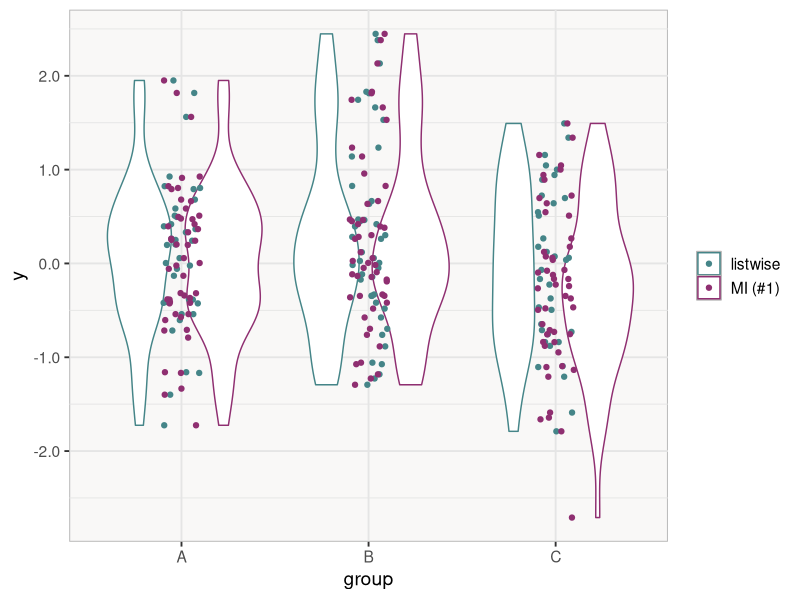

Write R code to recreate this figure.
## ---- chunk 1
library(knitr)
library(ggplot2)

opts_chunk$set(background="#ffffff", comment="#", collapse=FALSE, 
               fig.width=10, fig.height=6, warning=FALSE, message=FALSE)
options(width=86, digits=3)

gruvy <- theme_gray(base_size=14) +
         theme(panel.background=element_rect(fill="#f9f8f7", colour="#b5b5b5"),
               panel.grid.major=element_line(colour="#e5e5e5"),
               panel.grid.minor=element_line(colour="#e5e5e5"))

set.seed(123)
## ---- chunk 2
n <- 50
f <- .25
p <- c(-1/2,1,-1/2)

sigma2x <- 1
sigma2y <- 1
rhoxy <- .70

pmd <- .20
lambda <- .707

k <- 3
N <- n*k

sigma2tau <- f^2/(1+f^2)
sigma2eps <- 1 - sigma2tau
d <- sqrt( N*sigma2tau / sum(n*p^2) )

# simulation of data
group <- factor( rep(1:k, times=n), labels=c("A","B","C"))
y <- rnorm( N, mean=d*p, sd=sqrt(sigma2eps) )
x <- rhoxy*y + rnorm( N, mean=0, sd=sqrt(sigma2x - rhoxy^2) )
dat <- data.frame(group=group, y=y, x=x)

# ... of MD
rstar <- lambda*x + rnorm(N, mean=0, sd=sqrt(1-lambda^2))
dat[ rstar<qnorm(pmd), "y" ] <- NA

# save data
#save(dat, file="example1.Rdata")
#write.csv(dat, file="example1.csv")
## ---- chunk 3
kable(dat[1:5,], digits=3, align="r", row.names=TRUE)
## ---- chunk 4
# fit the ANOVA model
fit1 <- lm(y ~ 1 + group, data = dat)
summary(fit1)
## ---- chunk 5
f <- summary(fit1)$fstatistic[1]
k <- summary(fit1)$fstatistic[2]
v <- summary(fit1)$fstatistic[3]
## ---- chunk 6
library(mice)
library(mitml)
## ---- chunk 7
# run MI
imp <- mice(data = dat, method = "norm", m = 100)
## ---- chunk 8
# create a list of completed data sets
implist <- mids2mitml.list(imp)
## ---- chunk 9
# fit the ANOVA model
fit2 <- with(implist, lm(y ~ 1 + group))

# pool the parameter estimates
testEstimates(fit2)
## ---- chunk 10
# fit the reduced ANOVA model (without 'group')
fit2.reduced <- with(implist, lm(y ~ 1))
## ---- chunk 11
# compare the two models with pooled Wald test
testModels(fit2, fit2.reduced, method = "D1")
## ---- chunk 12
ld <- data.frame(dat, imp=0)
mi <- data.frame(implist[[1]], imp=1)
dat1 <- na.omit(rbind(ld, mi))
dat1$imp <- factor(dat1$imp, levels=c(0,1), labels=c("listwise","MI (#1)"))

cols <- c("#458588", "#8f2f71")
names(cols) <- levels(dat1$imp)

plt <- ggplot(dat1, aes(group, y, color=imp)) +
       geom_violin(scale="count") +
       geom_jitter(height=0, width=0.1) +
       scale_colour_manual(values=cols, labels=levels(dat1$imp), name=NULL) +
       scale_y_continuous(labels=function(x) sprintf("%.1f", x), name="y") +
       gruvy
plt
## ---- chunk 13
library(lme4)
## ---- chunk 14
n <- 20
m <- 5
f <- .25
p <- c(-1/2,1,-1/2)

sigma2x <- 1
sigma2y <- 1
rhoxy <- .70

pmd <- .20
lambda <- .707

k <- 3
N <- n*k*m

sigma2psi <- 1
bxy <- rhoxy*sqrt(sigma2x/sigma2psi)

sigma2tau <- f^2/(1+f^2)
sigma2eps <- 1 - sigma2tau
d <- sqrt( m*k*sigma2tau / sum(m*p^2) )

# simulation of data
id <- rep(1:n, each=k*m)
group <- factor( rep(1:k, times=n*m), labels=c("A","B","C"))
u <- rnorm( n, mean=0, sd=sqrt(sigma2psi))
v <- bxy*u + rnorm( n, mean=0, sd=sqrt(sigma2x - bxy^2*sigma2psi) )
e <- rnorm( N, mean=d*p, sd=sqrt(sigma2eps) )
y <- (u[id] + e) / sqrt(1 + sigma2psi)
dat <- data.frame(id=id, cond=group, y=y, x=v[id])

# ... of MD
rstar <- lambda*x + rnorm(N, mean=0, sd=sqrt(1-lambda^2))
dat[ rstar<qnorm(pmd), "y" ] <- NA

# save data
#save(dat, file="example2.Rdata")
#write.csv(dat, file="example2.csv")
## ---- chunk 15
kable(dat[1:5,], digits=3, align="r", row.names=TRUE)
## ---- chunk 16
# run MI (for starting solution)
ini <- mice(data = dat, maxit = 0)
## ---- chunk 17
# define the 'subject' identifier (code as '-2' in predictor matrix)
pred <- ini$pred
pred["y", "id"] <- -2

# run MI
imp <- mice(data = dat, pred = pred, method = "2l.pan", m = 100)
summary(imp)
## ---- chunk 18
# create a list of completed data sets
implist <- mids2mitml.list(imp)
## ---- chunk 19
# fit the ANOVA model
fit3 <- with(implist, lmer(y ~ 1 + cond + (1|id)))
testEstimates(fit3, var.comp = TRUE)
## ---- chunk 20
# pool the parameter estimates
fit3.reduced <- with(implist, lmer(y ~ 1 + (1|id)))
testModels(fit3, fit3.reduced, method = "D1")
## ---- chunk 21
      # estimates and covariance matrix
      b <- coef(fit1)[-1]
      V <- vcov(fit1)[-1,-1]
      
      # Wald-test
      F <- b %*% solve(V) %*% b / 2      # F statistic
      pf(F, 2, 116, lower.tail = FALSE)  # p value
## ---- chunk 22
      # define and test parameter constraints
      con <- c("groupB", "groupC")
      testConstraints(fit2, constraints = con, method = "D1")
